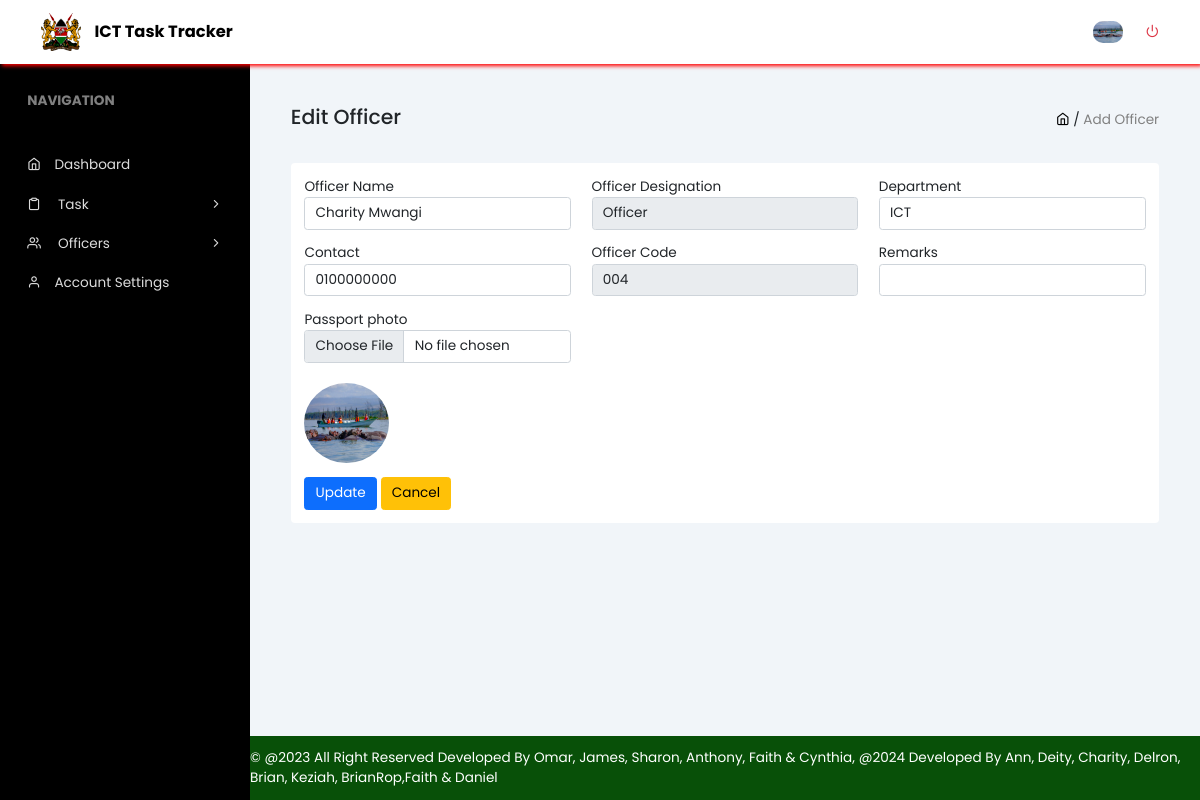
Page /edit.php?Officer_Code=004 on the committed database.
### tables this page shows
CREATE TABLE `officers` (
  `Officer_Code` varchar(25) NOT NULL,
  `Officer_Name` varchar(50) NOT NULL,
  `Officer_Designation` varchar(50) NOT NULL,
  `Department` varchar(50) NOT NULL,
  `Officer_Contact` varchar(50) NOT NULL,
  `Remarks` varchar(100) NOT NULL,
  `Profile_Pic` varchar(256) NOT NULL,
  `Password` varchar(512) NOT NULL
);

### edit.php (the view, shortened to what this page needs)
<?php
$officer_code=$_GET['Officer_Code'];
include_once "db_conn.php";
$sql="SELECT * FROM `officers` WHERE Officer_Code='$officer_code'";
$result = mysqli_query($conn, $sql);
$row=mysqli_fetch_assoc($result);
?>
<!DOCTYPE html>
<html lang="en">
<head>
    <link rel="stylesheet" href="assets/css/all.min.css">
    <link rel="stylesheet" href="assets/css/bootstrap.min.css">
    <link rel="stylesheet" href="assets/css/fontawesome.min.css">
    <link rel="stylesheet" href="assets/icons/feather/css/feather.css">
    <link rel="stylesheet" href="assets/css/style.css">
    <link rel="stylesheet" href="assets/css/jquery.dataTables.css">
</head>
<body>
    <header class="header">
        <div class="title-tab">
            <a href="home_page.php" class="navbar-brand">
                <div class="icon">
                    <img src="assets/images/arms.png" alt="">
                </div>
                <div class="title-text">ICT Task Tracker</div>
            </a>
        </div>
        <div class="profile-tab">
            <div class="profile-photo">
            <?php
        if($row['Profile_Pic']) {
            echo '<img src="assets/uploads/'.$row['Profile_Pic'] . '"">';
        } else {
        echo '<img src="assets/images/pic-5.jpg">';
        }
        ?>
            </div>
            <div class="profile-description">
                <a href="logout.php"><span class="feather icon-power text-danger"></span></a>
            </div>
        </div>
    </header>
    <aside class="sidebar">
        <div class="sidebar-header">
            <span class="text-fade">navigation</span>
        </div>
        <div class="sidebar-menu">
            <a href="home_page.php" class="link"><span class="feather icon-home"></span><span>Dashboard</span></a>
            <div class="drop">
                <span>
                    <span class="feather icon-clipboard"></span>
                    <span>Task</span>
                </span>
                <span class="feather icon-chevron-right"></span>
            </div>
            <div class="drop">
                <span>
                    <span class="feather icon-users"></span>
                    <span>Officers</span>
                </span>
                <span class="feather icon-chevron-right"></span>
            </div>
            <a href="account.php" class="link"><span class="feather icon-user"></span><span>Account Settings</span></a>
        </div>
    </aside>
    <main class="content">
        <div class="content-header">
            <div class="title">
                <h4>Edit Officer</h4>
            </div>
            <div class="navigation">
                <span><a href="home_page.php"><i class="feather icon-home"></i></a></span>
                <span>/</span>
                <span class="text-fade">Add Officer</span>
            </div>
        </div>
        <div class="content-body">
            <form action= "" method="post" enctype="multipart/form-data">
                <div class="row">
                    <div class="col-md-4 mb-3">
                        <div class="form-group">
                            <label for="" class="form-control-label">Officer Name</label>
                            <input type="text" class="form-control" name="Officer_Name" value="<?php echo $row['Officer_Name'] ?>" required>
                        </div>
                    </div>
                    <div class="col-md-4 mb-3">
                        <div class="form-group">
                            <label for="" class="form-control-label">Officer Designation</label>
                            <select class="form-control" name="Officer_Designation" value="<?php echo $row['Officer_Designation'] ?>" readonly required>
                                     <option >Officer</option>
                              </select>
                        </div>
                    </div>
                    <div class="col-md-4 mb-3">
                        <div class="form-group">
                            <label for="" class="form-control-label">Department</label>
                            <input type="text" class="form-control" name="Department" value="<?php echo $row['Department'] ?>" required>
                        </div>
                    </div>
                    <div class="col-md-4 mb-3">
                        <div class="form-group">
                            <label for="" class="form-control-label">Contact</label>
                            <input type="number"name="Officer_Contact"class="form-control" value="<?php echo $row['Officer_Contact'] ?>">
                        </div>
                    </div>
                    <div class="col-md-4 mb-3">
                        <div class="form-group">
                            <label for="" class="form-control-label">Officer Code</label>
                            <input type="number" name="Officer_Code" class="form-control" value="<?php echo $row['Officer_Code'] ?>" readonly>
                        </div>
                    </div>
                    <div class="col-md-4 mb-3">
                        <div class="form-group">
                            <label for="" class="form-control-label">Remarks</label>
                            <input type="text" name="Remarks" class="form-control" value="<?php echo $row['Remarks'] ?>">
                        </div>
                    </div>
                    <div class="col-md-4 mb-3">
                        <div class="form-group">
                            <label for="" class="form-control-label">Passport photo</label>
                              <input type="file" name="image" class="form-control" >
                              <br>
                              <img src="assets/uploads/<?php echo $row['Profile_Pic'] ?>"class="rounded-circle" style="width:85px;height: 80px;">
                        </div>
                    </div>
                </div>
                <input type="submit" value="Update" name="submit" class="btn btn-primary">
                <a href="officers.php" class="btn btn-warning">Cancel</a>
            </form>
        </div>
    </main>
    <footer>
        <marquee behavior="alternate" direction="">
        &copy; @2023 All Right Reserved <span>Developed By Omar, James, Sharon, Anthony, Faith & Cynthia, @2024 Developed By Ann, Deity, Charity, Delron, Brian, Keziah, BrianRop,Faith & Daniel </span>
        </marquee>
    </footer>
</body>
</html>

### assets/css/style.css (style rules this page uses)
:root { --primary-background: #000; --button-background: rgb(8, 80, 8); }
* { box-sizing: border-box; margin: 0; padding: 0; transition: all .2s linear; }
html { font-size: 85%; }
a { text-decoration: none; }
img { width: 100%; height: 100%; }
body { font-family: 'Poppins', sans-serif; }
.text-fade { color: #808080; }
.header { width: 100%; height: 8vh; background: #fff; box-shadow: 2px 2px 4px red; position: fixed; top: 0; left: 0; display: flex; align-items: center; justify-content: space-between; padding: 0rem 3rem; z-index: 100; }
.title-tab { display: flex; align-items: center; justify-content: space-evenly; color: #000; }
.navbar-brand { color: #000; display: flex; align-items: center; }
.title-tab .icon { width: 40px; }
.title-tab .title-text { font-size: 1.2rem; font-weight: bold; margin-left: 1rem; }
.profile-tab { display: flex; align-items: center; justify-content: space-between; gap: 1rem; }
.profile-tab .profile-photo { width: 30px; border-radius: 10px; overflow: hidden; }
.profile-tab .profile-description a { margin-left: .7rem; }
.sidebar { width: 250px; height: 92vh; background: var(--primary-background); position: absolute; top: 8vh; left: 0; padding: 2rem; }
.sidebar-header span { text-transform: uppercase; font-weight: bold; }
.sidebar-header { margin-bottom: 3rem; }
.sidebar-menu .link { color: #dcdcdc; display: block; margin-bottom: 1rem; padding: .2rem 0; }
.sidebar-menu .link:last-child { margin-bottom: 0; }
.sidebar-menu .link span { margin-right: 1rem; }
.drop { color: #dcdcdc; margin-bottom: 1rem; padding: .2rem 0; display: flex; align-items: center; justify-content: space-between; cursor: pointer; }
.drop span:first-child span:first-child { margin-right: 1rem; }
.content { width: calc(100% - 250px); height: 84vh; position: absolute; background: #f1f5f9; top: 8vh; left: 250px; padding: 3rem; overflow: auto; }
.content-header { display: flex; align-items: center; justify-content: space-between; margin-bottom: 2rem; }
.content-header .navigation span a { color: #000; }
.content-body { background: #fff; padding: 1rem; border-radius: 4px; }
footer { position: absolute; bottom: 0; left: 250px; background: var(--button-background); width: calc(100% - 250px); height: 8vh; display: flex; align-items: center; color: #fff; }

### rows in the picture
officers: Profile_Pic (picture), Officer_Name "Charity Mwangi", Officer_Designation "Officer", Department "ICT", Officer_Contact "0100000000", Officer_Code "004"
